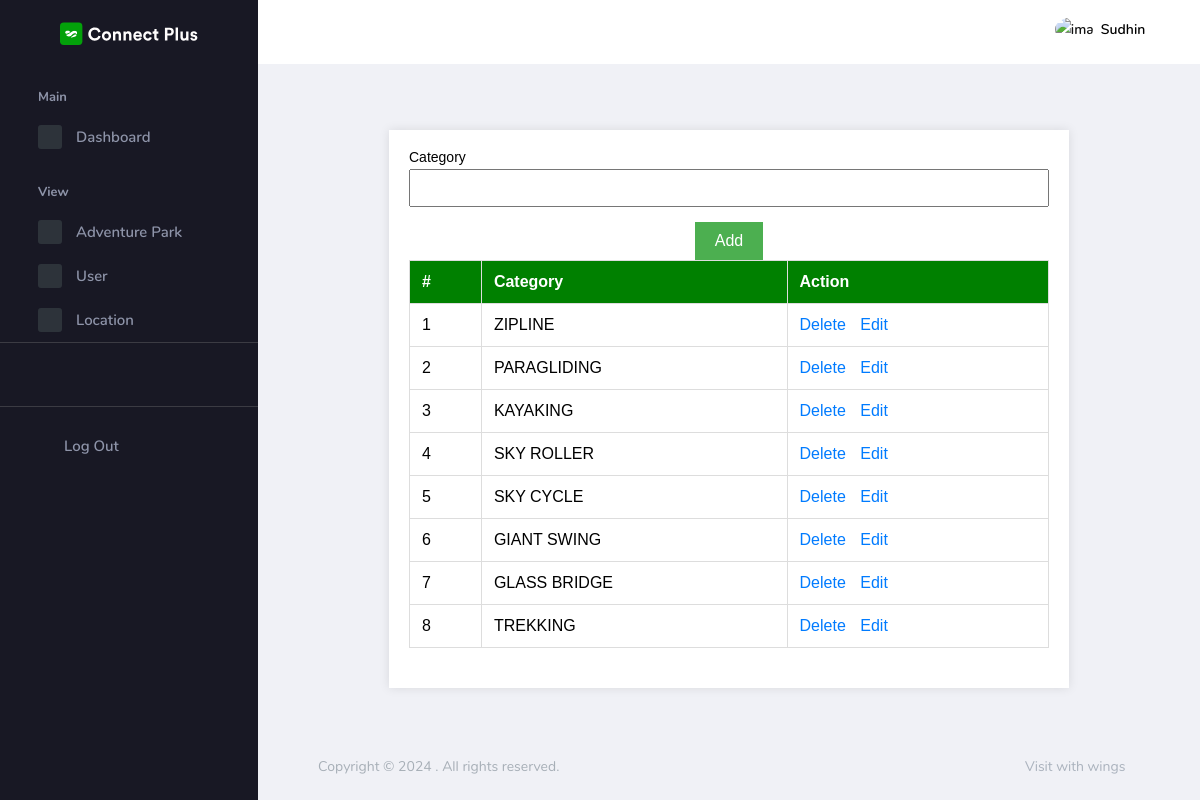
Page /PROJECT/Admin/Category1.php (signed in) on the committed database.
### tables this page shows
CREATE TABLE `tbl_category` (
  `category_id` int(11) NOT NULL,
  `category_name` varchar(30) NOT NULL
);

### PROJECT/Admin/Category1.php (the view, shortened to what this page needs)
<?php
include("../Assets/Connection/Connection.php");
include("Head.php");
$category = $categoryid = "";
?>
<!DOCTYPE html>
<html xmlns="http://www.w3.org/1999/xhtml">
<head>
</head>
<body>
<div class="container">
    <form id="form1" name="form1" method="post" action="">
        <div class="form-group">
            <label for="txt_category">Category</label>
            <input type="text" autocomplete="off" required name="txt_category" id="txt_category" value="<?php echo $category;?>" />
        </div>
        <div class="form-actions">
            <input type="submit" name="btn_add" id="btn_add" value="Add" />
        </div>
    </form>
    <table>
        <thead>
            <tr>
                <th>#</th>
                <th>Category</th>
                <th>Action</th>
            </tr>
        </thead>
        <tbody>
            <?php
            $i = 0;
            $selqry = "select * from tbl_category";
            $result = $conn->query($selqry);
            while ($row = $result->fetch_assoc()) {
                $i++;
            ?>
            <tr>
                <td><?php echo $i; ?></td>
                <td><?php echo $row["category_name"]; ?></td>
                <td class="action-links">
                    <a href="Category1.php?delid=<?php echo $row["category_id"]; ?>">Delete</a>
                    <a href="Category1.php?eid=<?php echo $row["category_id"]; ?>">Edit</a>
                </td>
            </tr>
            <?php
            }
            ?>
        </tbody>
    </table>
</div>
</body>
</html>
<?php
include("Foot.php");
?>

### PROJECT/Admin/Category1.php (style rules this page uses)
body { font-family: Arial, sans-serif; background-color: #f4f4f4; color:black; margin: 0; padding: 0; }
.container { width: 80%; margin: 20px auto; background: #fff; padding: 20px; box-shadow: 0 0 10px rgba(0, 0, 0, 0.1); }
table { width: 100%; border-collapse: collapse; margin-bottom: 20px; }
table, th, td { border: 1px solid #ddd; }
th, td { padding: 12px; text-align: left; }
th { background-color: green; color: white; }
.form-group { margin-bottom: 15px; }
.form-group label { display: block; margin-bottom: 5px; }
.form-group input[type="text"] { width: 100%; padding: 8px; box-sizing: border-box; }
.form-actions { text-align: center; }
.form-actions input[type="submit"] { padding: 10px 20px; background-color: #4CAF50; color: white; border: none; cursor: pointer; }
.action-links a { margin-right: 10px; color: #007BFF; text-decoration: none; }

### rows in the picture
tbl_category: category_name "ZIPLINE"
tbl_category: category_name "PARAGLIDING"
tbl_category: category_name "KAYAKING"
tbl_category: category_name "SKY ROLLER"
tbl_category: category_name "SKY CYCLE"
tbl_category: category_name "GIANT SWING"
tbl_category: category_name "GLASS BRIDGE"
tbl_category: category_name "TREKKING"

### other values in the picture
$_SESSION['aname'] "Sudhin"
